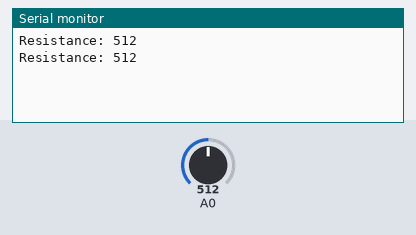
Recording of a sketch running on a simulated Arduino Uno, built with avr-gcc and run on an emulated ATmega328P. Parts: the last lines printed to the serial monitor. The inputs (shaded band) are chosen by the test bench; at power-on: A0 = 512.

Above: at 2.3 s.
2.4 s: A0 set to 716
At 3.4 s:
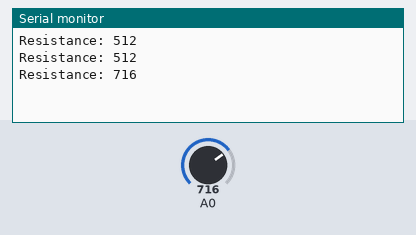
4.5 s: A0 set to 900
At 5.7 s:
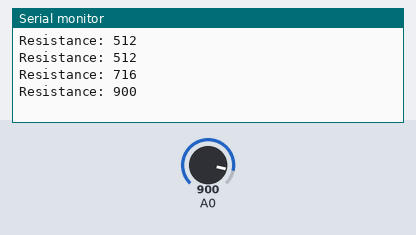
Timing chart, 0 to 7.5 s (numbered marks = the images above; inputs shaded):
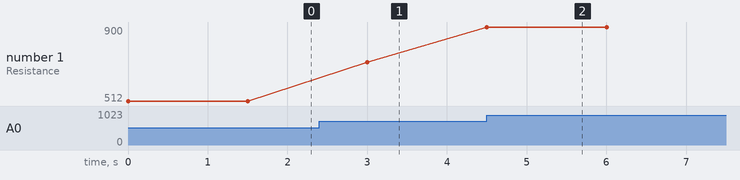

The sketch:

Serial_Monitor.ino
```cpp
int PotValue = 0;

void setup()
{
  pinMode(A0, INPUT);
  Serial.begin(9600);
}

void loop()
{
  // read the input pin
  PotValue = analogRead(A0);
  // print out the state of the button
  Serial.print("Resistance: ");
  Serial.println(PotValue);
  delay(1500); // Delay a little bit to improve simulation performance
}
```

Measured:
- after the input at 2.4 s, the serial monitor: prints a new line after 0.60 s (image 1)
- after the input at 4.5 s, the serial monitor: prints a new line at once (image 2)
- plotted number 1: 512 → 716 after the input at 2.4 s, 716 → 900 after the input at 4.5 s
